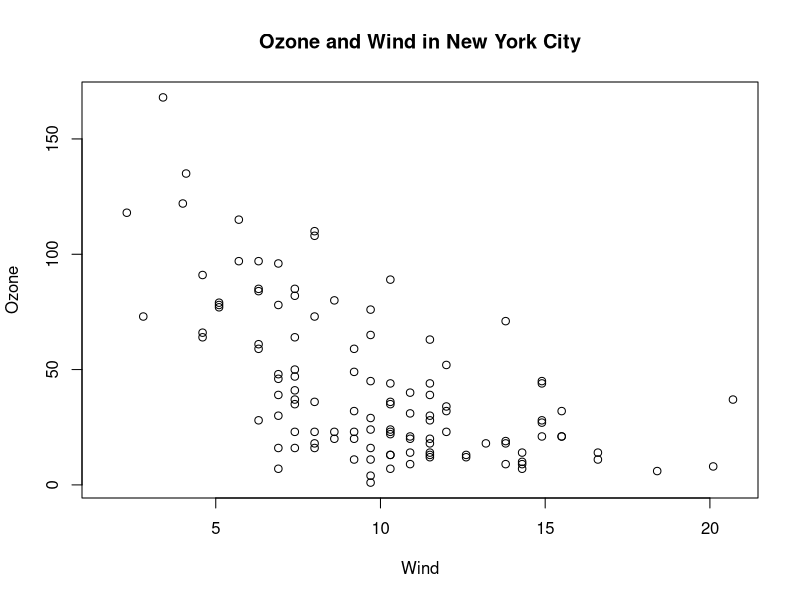
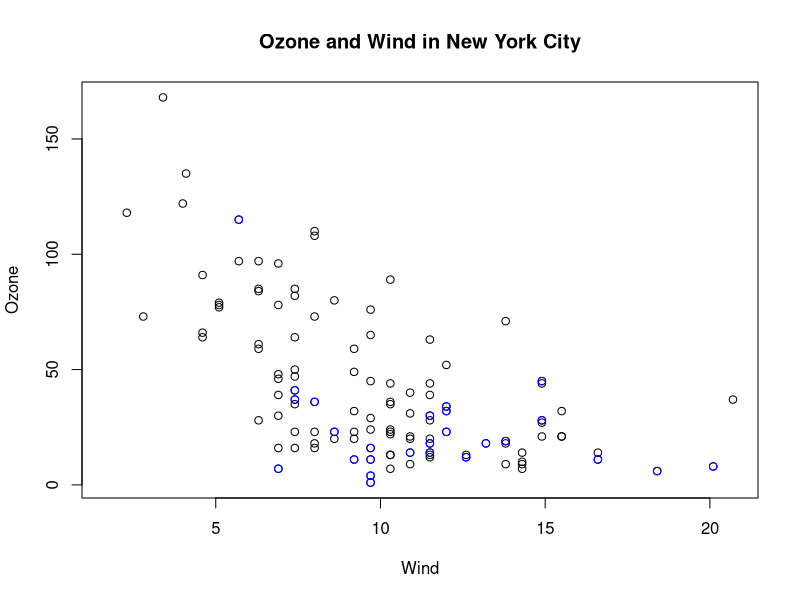
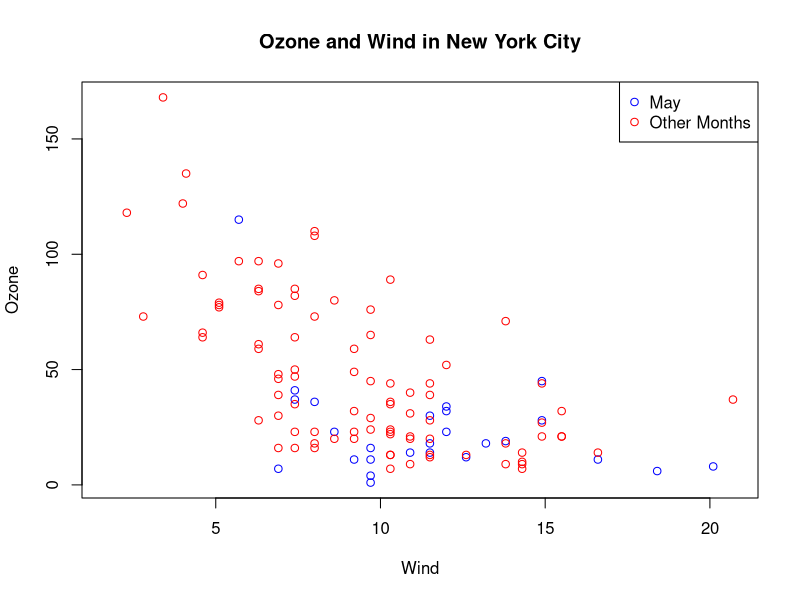
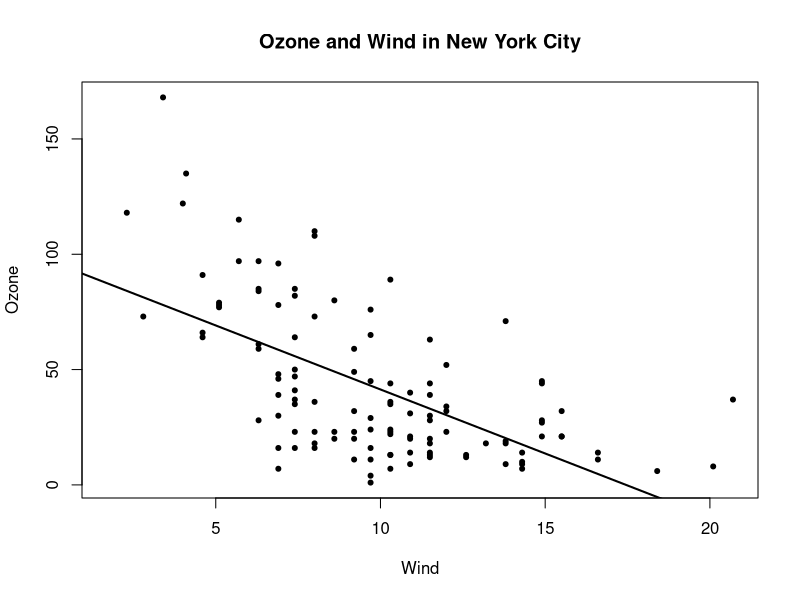
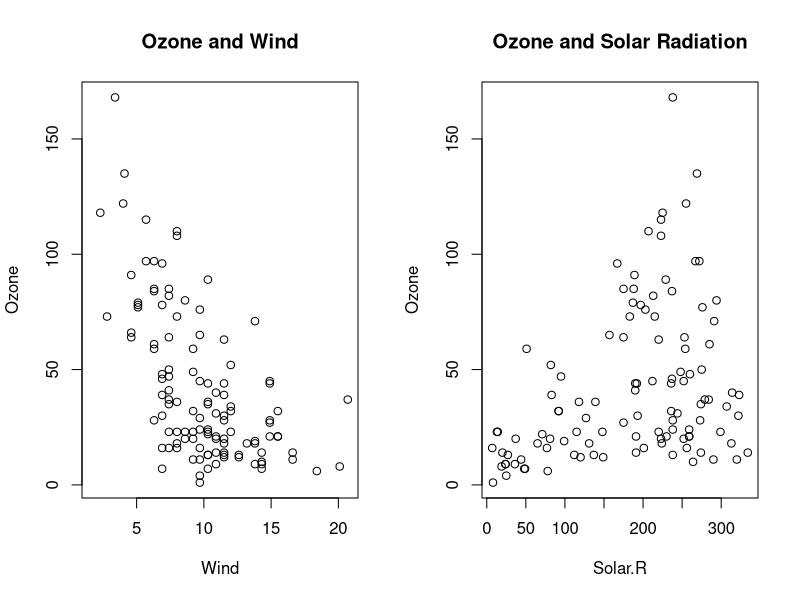
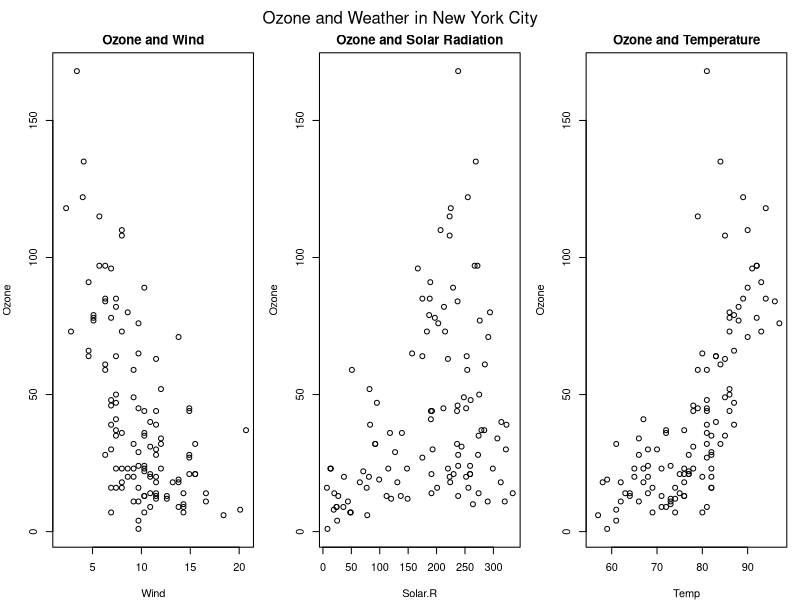
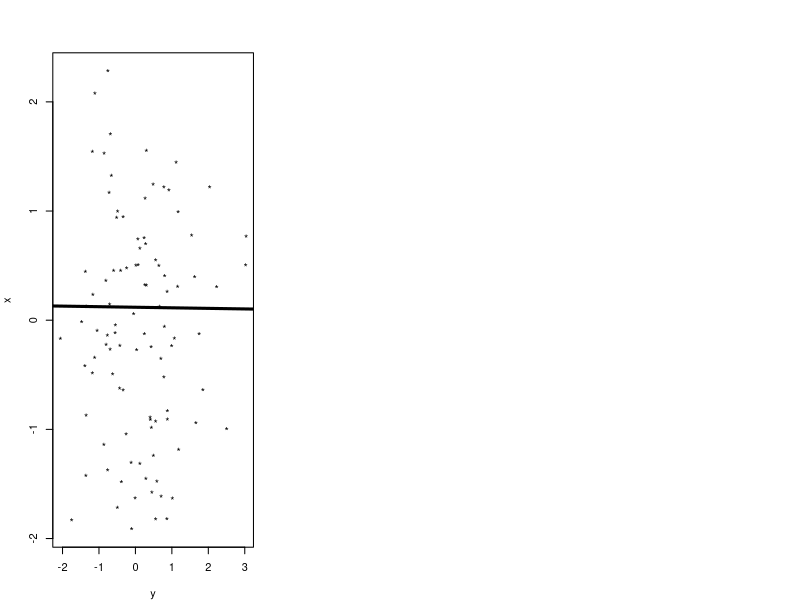
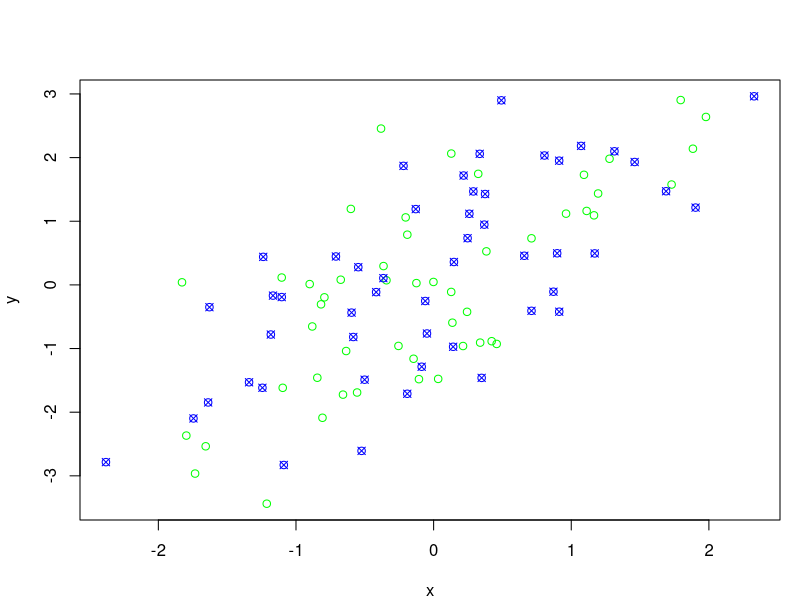

Generate these figures, in order, with R:
library(datasets)
with(airquality, plot(Wind, Ozone))
title(main = "Ozone and Wind in New York City")  ## Add a title

# add title for graph
with(airquality, plot(Wind, Ozone, main = "Ozone and Wind in New York City"))
# re-add points in blue for subset data 
with(subset(airquality, Month == 5), points(Wind, Ozone, col = "blue"))

# type ="n": initiates graph on device without plotting anything; then add dots in different colour instead of overwriting existing dots
with(airquality, plot(Wind, Ozone, main = "Ozone and Wind in New York City", type = "n"))
with(subset(airquality, Month == 5), points(Wind, Ozone, col = "blue"))
with(subset(airquality, Month != 5), points(Wind, Ozone, col = "red"))
legend("topright", pch = 1, col = c("blue", "red"), legend = c("May", "Other Months"))


with(airquality, plot(Wind, Ozone, main = "Ozone and Wind in New York City", pch = 20))
model <- lm(Ozone ~ Wind, airquality)
abline(model, lwd = 2)


# Multiple Base Plots

par(mfrow = c(1, 2))
with(airquality, {
  plot(Wind, Ozone, main = "Ozone and Wind")
  plot(Solar.R, Ozone, main = "Ozone and Solar Radiation")
})


par(mfrow = c(1, 3), mar = c(4, 4, 2, 1), oma = c(0, 0, 2, 0))
with(airquality, {
  plot(Wind, Ozone, main = "Ozone and Wind")
  plot(Solar.R, Ozone, main = "Ozone and Solar Radiation")
  plot(Temp, Ozone, main = "Ozone and Temperature")
  mtext("Ozone and Weather in New York City", outer = TRUE)
})



x =rnorm(100)
y=rnorm(100)
plot(x~y,pch="*")
fit=lm(y~x)
abline(fit,lwd=3)



par(mfrow=c(1,1))


x=rnorm(100)
y=x+rnorm(100)
g=gl(2,50,label=c("M","F"))
plot(x,y,type="n")
points(x[g=="M"],y[g=="M"],col="green",pch=1)
points(x[g=="F"],y[g=="F"],col="blue",pch=13)


# graphics device
pdf(file = "myplot.pdf")  ## Open PDF device; create 'myplot.pdf' in my working directory
## Create plot and send to a file (no plot appears on screen)
with(faithful, plot(eruptions, waiting))  
title(main = "Old Faithful Geyser data")  ## Annotate plot; still nothing on screen
dev.off()  ## Close the PDF file device
## Now you can view the file 'myplot.pdf' on your computer


# copy plots
library(datasets)
with(faithful, plot(eruptions, waiting))  ## Create plot on screen device
title(main = "Old Faithful Geyser data")  ## Add a main title
dev.copy(png, file = "geyserplot.png")  ## Copy my plot to a PNG file
dev.off()  ## Don't forget to close the PNG device!


# 

